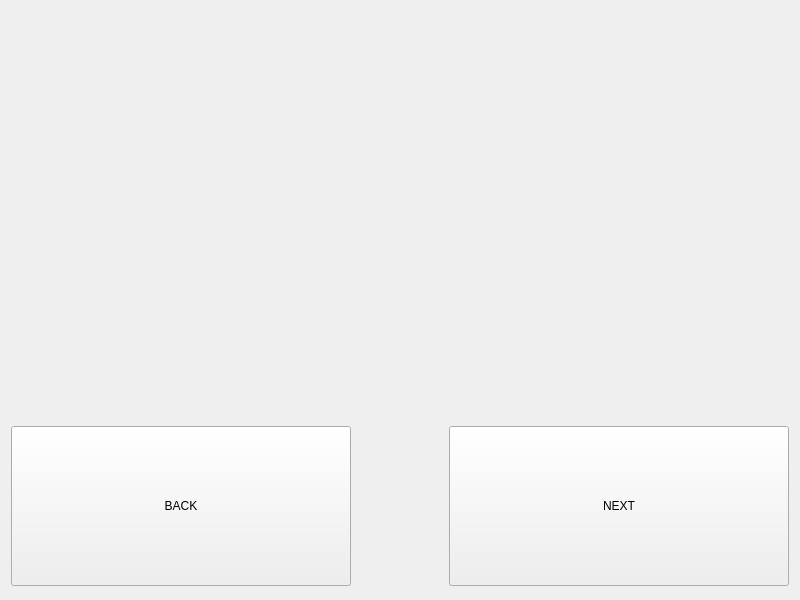
<?xml version="1.0" encoding="UTF-8"?>
<ui version="4.0">
 <class>MainWindow</class>
 <widget class="QMainWindow" name="MainWindow">
  <property name="geometry">
   <rect>
    <x>0</x>
    <y>0</y>
    <width>800</width>
    <height>600</height>
   </rect>
  </property>
  <property name="minimumSize">
   <size>
    <width>800</width>
    <height>600</height>
   </size>
  </property>
  <property name="maximumSize">
   <size>
    <width>1920</width>
    <height>1080</height>
   </size>
  </property>
  <property name="windowTitle">
   <string>Vocaloid</string>
  </property>
  <widget class="QWidget" name="centralWidget">
   <layout class="QVBoxLayout" name="verticalLayout" stretch="5,2">
    <item>
     <layout class="QGridLayout" name="gridLayout">
      <item row="1" column="1">
       <widget class="QLabel" name="label_7">
        <property name="font">
         <font>
          <pointsize>36</pointsize>
         </font>
        </property>
        <property name="text">
         <string/>
        </property>
        <property name="alignment">
         <set>Qt::AlignCenter</set>
        </property>
       </widget>
      </item>
      <item row="3" column="2">
       <widget class="QLabel" name="label_20">
        <property name="font">
         <font>
          <pointsize>36</pointsize>
         </font>
        </property>
        <property name="text">
         <string/>
        </property>
        <property name="alignment">
         <set>Qt::AlignCenter</set>
        </property>
       </widget>
      </item>
      <item row="1" column="3">
       <widget class="QLabel" name="label_9">
        <property name="font">
         <font>
          <pointsize>36</pointsize>
         </font>
        </property>
        <property name="text">
         <string/>
        </property>
        <property name="alignment">
         <set>Qt::AlignCenter</set>
        </property>
       </widget>
      </item>
      <item row="0" column="5">
       <widget class="QLabel" name="label_5">
        <property name="font">
         <font>
          <pointsize>36</pointsize>
         </font>
        </property>
        <property name="text">
         <string/>
        </property>
        <property name="alignment">
         <set>Qt::AlignCenter</set>
        </property>
       </widget>
      </item>
      <item row="0" column="1">
       <widget class="QLabel" name="label_1">
        <property name="font">
         <font>
          <pointsize>36</pointsize>
         </font>
        </property>
        <property name="text">
         <string/>
        </property>
        <property name="alignment">
         <set>Qt::AlignCenter</set>
        </property>
       </widget>
      </item>
      <item row="3" column="1">
       <widget class="QLabel" name="label_19">
        <property name="font">
         <font>
          <pointsize>36</pointsize>
         </font>
        </property>
        <property name="text">
         <string/>
        </property>
        <property name="alignment">
         <set>Qt::AlignCenter</set>
        </property>
       </widget>
      </item>
      <item row="3" column="0">
       <widget class="QLabel" name="label_18">
        <property name="font">
         <font>
          <pointsize>36</pointsize>
         </font>
        </property>
        <property name="text">
         <string/>
        </property>
        <property name="alignment">
         <set>Qt::AlignCenter</set>
        </property>
       </widget>
      </item>
      <item row="2" column="3">
       <widget class="QLabel" name="label_15">
        <property name="font">
         <font>
          <pointsize>36</pointsize>
         </font>
        </property>
        <property name="text">
         <string/>
        </property>
        <property name="alignment">
         <set>Qt::AlignCenter</set>
        </property>
       </widget>
      </item>
      <item row="1" column="2">
       <widget class="QLabel" name="label_8">
        <property name="font">
         <font>
          <pointsize>36</pointsize>
         </font>
        </property>
        <property name="text">
         <string/>
        </property>
        <property name="alignment">
         <set>Qt::AlignCenter</set>
        </property>
       </widget>
      </item>
      <item row="0" column="2" alignment="Qt::AlignHCenter">
       <widget class="QLabel" name="label_2">
        <property name="font">
         <font>
          <pointsize>36</pointsize>
         </font>
        </property>
        <property name="text">
         <string/>
        </property>
        <property name="alignment">
         <set>Qt::AlignCenter</set>
        </property>
       </widget>
      </item>
      <item row="0" column="3">
       <widget class="QLabel" name="label_3">
        <property name="font">
         <font>
          <pointsize>36</pointsize>
         </font>
        </property>
        <property name="text">
         <string/>
        </property>
        <property name="alignment">
         <set>Qt::AlignCenter</set>
        </property>
       </widget>
      </item>
      <item row="1" column="5">
       <widget class="QLabel" name="label_11">
        <property name="font">
         <font>
          <pointsize>36</pointsize>
         </font>
        </property>
        <property name="text">
         <string/>
        </property>
        <property name="alignment">
         <set>Qt::AlignCenter</set>
        </property>
       </widget>
      </item>
      <item row="2" column="4">
       <widget class="QLabel" name="label_16">
        <property name="font">
         <font>
          <pointsize>36</pointsize>
         </font>
        </property>
        <property name="text">
         <string/>
        </property>
        <property name="alignment">
         <set>Qt::AlignCenter</set>
        </property>
       </widget>
      </item>
      <item row="3" column="5">
       <widget class="QLabel" name="label_23">
        <property name="font">
         <font>
          <pointsize>36</pointsize>
         </font>
        </property>
        <property name="text">
         <string/>
        </property>
        <property name="alignment">
         <set>Qt::AlignCenter</set>
        </property>
       </widget>
      </item>
      <item row="2" column="5">
       <widget class="QLabel" name="label_17">
        <property name="font">
         <font>
          <pointsize>36</pointsize>
         </font>
        </property>
        <property name="text">
         <string/>
        </property>
        <property name="alignment">
         <set>Qt::AlignCenter</set>
        </property>
       </widget>
      </item>
      <item row="0" column="0">
       <widget class="QLabel" name="label_0">
        <property name="font">
         <font>
          <pointsize>36</pointsize>
         </font>
        </property>
        <property name="layoutDirection">
         <enum>Qt::LeftToRight</enum>
        </property>
        <property name="text">
         <string/>
        </property>
        <property name="alignment">
         <set>Qt::AlignCenter</set>
        </property>
       </widget>
      </item>
      <item row="2" column="0">
       <widget class="QLabel" name="label_12">
        <property name="font">
         <font>
          <pointsize>36</pointsize>
         </font>
        </property>
        <property name="text">
         <string/>
        </property>
        <property name="alignment">
         <set>Qt::AlignCenter</set>
        </property>
       </widget>
      </item>
      <item row="1" column="4">
       <widget class="QLabel" name="label_10">
        <property name="font">
         <font>
          <pointsize>36</pointsize>
         </font>
        </property>
        <property name="text">
         <string/>
        </property>
        <property name="alignment">
         <set>Qt::AlignCenter</set>
        </property>
       </widget>
      </item>
      <item row="3" column="3">
       <widget class="QLabel" name="label_21">
        <property name="font">
         <font>
          <pointsize>36</pointsize>
         </font>
        </property>
        <property name="text">
         <string/>
        </property>
        <property name="alignment">
         <set>Qt::AlignCenter</set>
        </property>
       </widget>
      </item>
      <item row="3" column="4" alignment="Qt::AlignHCenter">
       <widget class="QLabel" name="label_22">
        <property name="font">
         <font>
          <pointsize>36</pointsize>
         </font>
        </property>
        <property name="text">
         <string/>
        </property>
        <property name="alignment">
         <set>Qt::AlignCenter</set>
        </property>
       </widget>
      </item>
      <item row="2" column="1">
       <widget class="QLabel" name="label_13">
        <property name="font">
         <font>
          <pointsize>36</pointsize>
         </font>
        </property>
        <property name="text">
         <string/>
        </property>
        <property name="alignment">
         <set>Qt::AlignCenter</set>
        </property>
       </widget>
      </item>
      <item row="0" column="4">
       <widget class="QLabel" name="label_4">
        <property name="font">
         <font>
          <pointsize>36</pointsize>
         </font>
        </property>
        <property name="text">
         <string/>
        </property>
        <property name="alignment">
         <set>Qt::AlignCenter</set>
        </property>
       </widget>
      </item>
      <item row="1" column="0">
       <widget class="QLabel" name="label_6">
        <property name="font">
         <font>
          <pointsize>36</pointsize>
         </font>
        </property>
        <property name="text">
         <string/>
        </property>
        <property name="alignment">
         <set>Qt::AlignCenter</set>
        </property>
       </widget>
      </item>
      <item row="2" column="2">
       <widget class="QLabel" name="label_14">
        <property name="font">
         <font>
          <pointsize>36</pointsize>
         </font>
        </property>
        <property name="text">
         <string/>
        </property>
        <property name="alignment">
         <set>Qt::AlignCenter</set>
        </property>
       </widget>
      </item>
      <item row="4" column="0">
       <widget class="QLabel" name="label_24">
        <property name="font">
         <font>
          <pointsize>36</pointsize>
         </font>
        </property>
        <property name="text">
         <string/>
        </property>
        <property name="alignment">
         <set>Qt::AlignCenter</set>
        </property>
       </widget>
      </item>
      <item row="5" column="0">
       <widget class="QLabel" name="label_30">
        <property name="font">
         <font>
          <pointsize>36</pointsize>
         </font>
        </property>
        <property name="text">
         <string/>
        </property>
        <property name="alignment">
         <set>Qt::AlignCenter</set>
        </property>
       </widget>
      </item>
      <item row="4" column="1">
       <widget class="QLabel" name="label_25">
        <property name="font">
         <font>
          <pointsize>36</pointsize>
         </font>
        </property>
        <property name="text">
         <string/>
        </property>
        <property name="alignment">
         <set>Qt::AlignCenter</set>
        </property>
       </widget>
      </item>
      <item row="5" column="1">
       <widget class="QLabel" name="label_31">
        <property name="font">
         <font>
          <pointsize>36</pointsize>
         </font>
        </property>
        <property name="text">
         <string/>
        </property>
        <property name="alignment">
         <set>Qt::AlignCenter</set>
        </property>
       </widget>
      </item>
      <item row="4" column="2">
       <widget class="QLabel" name="label_26">
        <property name="font">
         <font>
          <pointsize>36</pointsize>
         </font>
        </property>
        <property name="text">
         <string/>
        </property>
        <property name="alignment">
         <set>Qt::AlignCenter</set>
        </property>
       </widget>
      </item>
      <item row="4" column="3">
       <widget class="QLabel" name="label_27">
        <property name="font">
         <font>
          <pointsize>36</pointsize>
         </font>
        </property>
        <property name="text">
         <string/>
        </property>
        <property name="alignment">
         <set>Qt::AlignCenter</set>
        </property>
       </widget>
      </item>
      <item row="4" column="4" alignment="Qt::AlignHCenter">
       <widget class="QLabel" name="label_28">
        <property name="font">
         <font>
          <pointsize>36</pointsize>
         </font>
        </property>
        <property name="text">
         <string/>
        </property>
        <property name="alignment">
         <set>Qt::AlignCenter</set>
        </property>
       </widget>
      </item>
      <item row="4" column="5">
       <widget class="QLabel" name="label_29">
        <property name="font">
         <font>
          <pointsize>36</pointsize>
         </font>
        </property>
        <property name="text">
         <string/>
        </property>
        <property name="alignment">
         <set>Qt::AlignCenter</set>
        </property>
       </widget>
      </item>
      <item row="5" column="2">
       <widget class="QLabel" name="label_32">
        <property name="font">
         <font>
          <pointsize>36</pointsize>
         </font>
        </property>
        <property name="text">
         <string/>
        </property>
        <property name="alignment">
         <set>Qt::AlignCenter</set>
        </property>
       </widget>
      </item>
      <item row="5" column="3">
       <widget class="QLabel" name="label_33">
        <property name="font">
         <font>
          <pointsize>36</pointsize>
         </font>
        </property>
        <property name="text">
         <string/>
        </property>
        <property name="alignment">
         <set>Qt::AlignCenter</set>
        </property>
       </widget>
      </item>
      <item row="5" column="4">
       <widget class="QLabel" name="label_34">
        <property name="font">
         <font>
          <pointsize>36</pointsize>
         </font>
        </property>
        <property name="text">
         <string/>
        </property>
        <property name="alignment">
         <set>Qt::AlignCenter</set>
        </property>
       </widget>
      </item>
      <item row="5" column="5">
       <widget class="QLabel" name="label_35">
        <property name="font">
         <font>
          <pointsize>36</pointsize>
         </font>
        </property>
        <property name="text">
         <string/>
        </property>
        <property name="alignment">
         <set>Qt::AlignCenter</set>
        </property>
       </widget>
      </item>
     </layout>
    </item>
    <item>
     <layout class="QHBoxLayout" name="horizontalLayout" stretch="2,1,2">
      <item alignment="Qt::AlignRight|Qt::AlignTop">
       <widget class="QPushButton" name="back2Button">
        <property name="minimumSize">
         <size>
          <width>340</width>
          <height>160</height>
         </size>
        </property>
        <property name="styleSheet">
         <string notr="true">font: 36pt &quot;Arial&quot;;</string>
        </property>
        <property name="text">
         <string>BACK</string>
        </property>
       </widget>
      </item>
      <item>
       <spacer name="horizontalSpacer">
        <property name="orientation">
         <enum>Qt::Horizontal</enum>
        </property>
        <property name="sizeHint" stdset="0">
         <size>
          <width>40</width>
          <height>20</height>
         </size>
        </property>
       </spacer>
      </item>
      <item alignment="Qt::AlignLeft|Qt::AlignTop">
       <widget class="QPushButton" name="next2Button">
        <property name="minimumSize">
         <size>
          <width>340</width>
          <height>160</height>
         </size>
        </property>
        <property name="styleSheet">
         <string notr="true">font: 36pt &quot;Arial&quot;;</string>
        </property>
        <property name="text">
         <string>NEXT</string>
        </property>
       </widget>
      </item>
     </layout>
    </item>
   </layout>
  </widget>
 </widget>
 <layoutdefault spacing="6" margin="11"/>
 <resources/>
 <connections/>
</ui>
